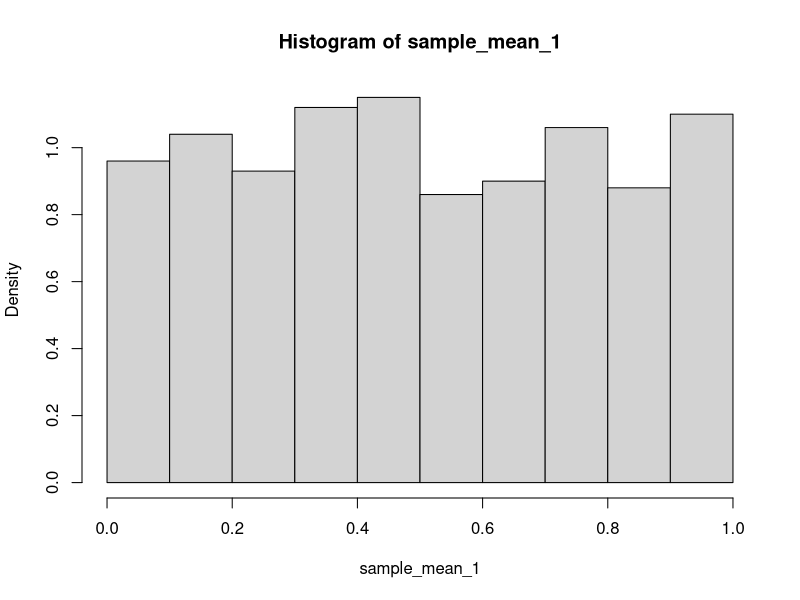
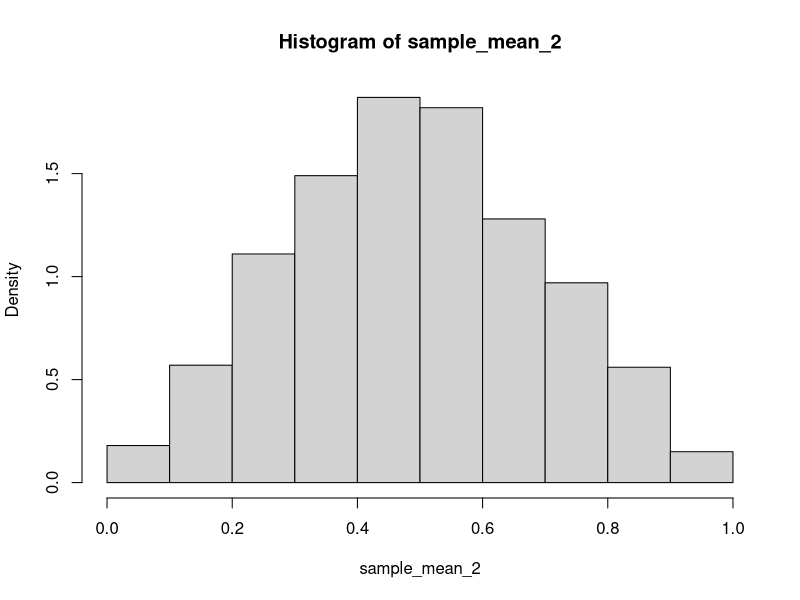
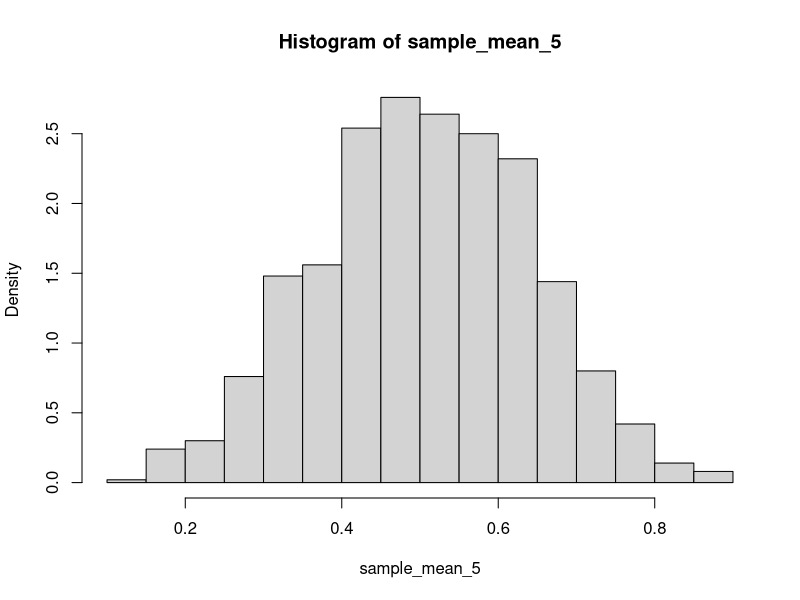
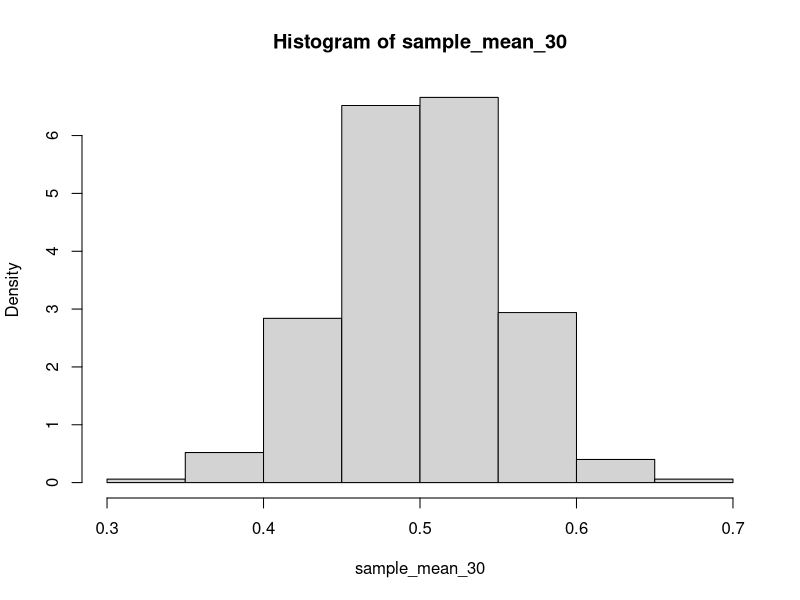
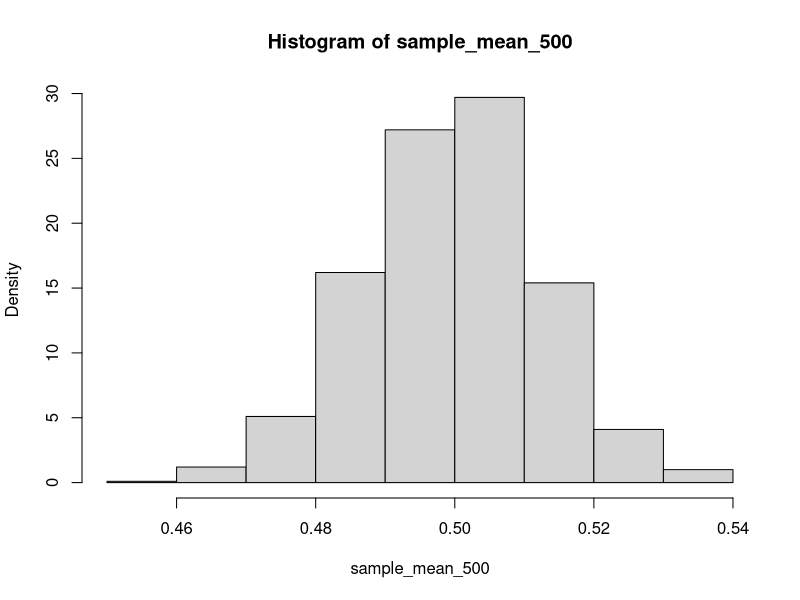
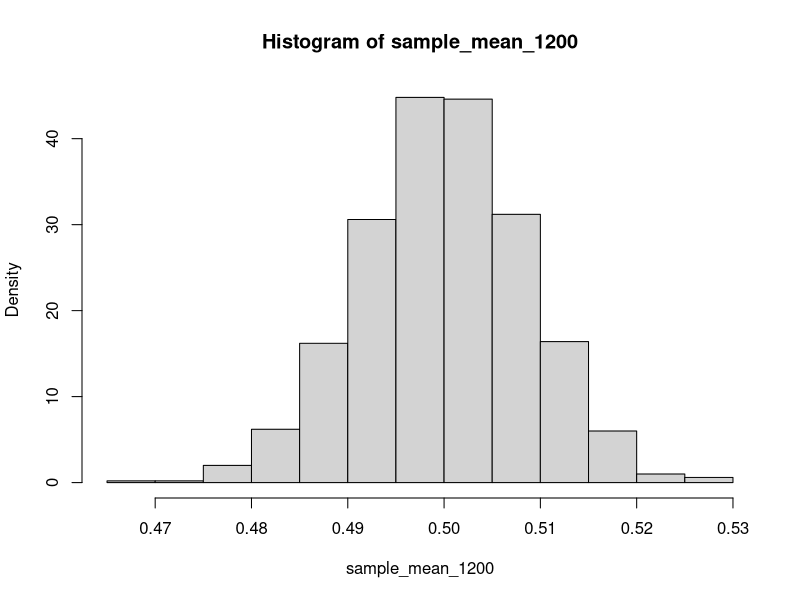
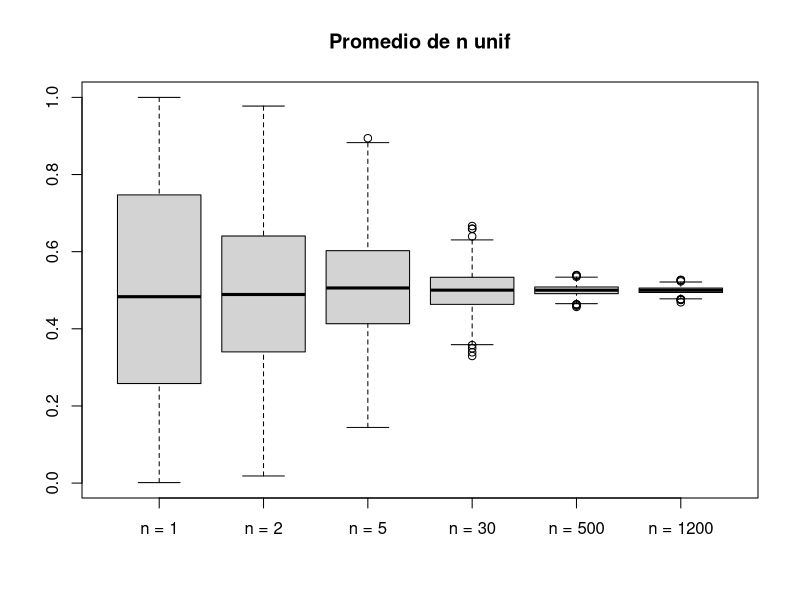
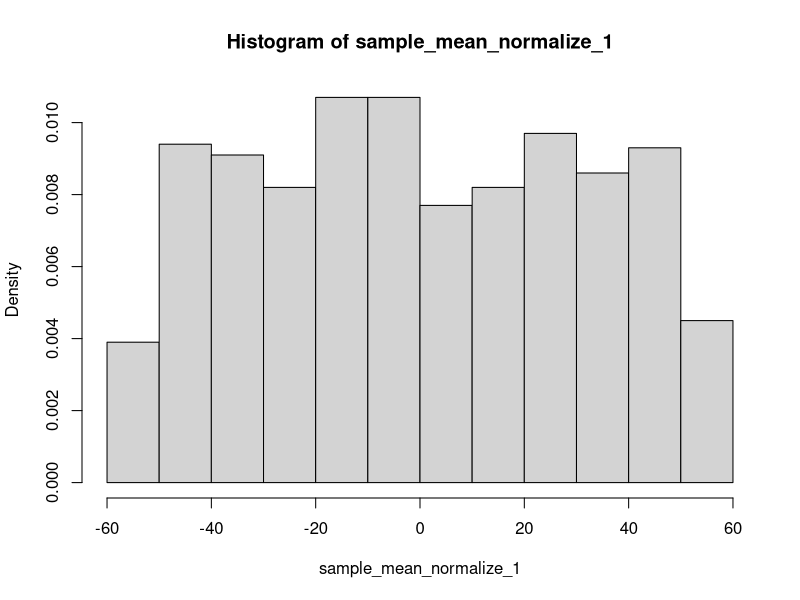

The R script that drew these images, in order:
#1) 

#a)
n <- 1000
E_unif_0_1 <- 0.5
V_unif_0_1 <- 1/12

set.seed(1)
sample_mean_1 <- runif(n,0,1)
hist(sample_mean_1,probability = TRUE)

#b)
sample_mean_2 <- replicate(n,mean(runif(2,0,1)))
hist(sample_mean_2,probability = TRUE)

#c)
sample_mean_5 <- replicate(n,mean(runif(5,0,1)))
hist(sample_mean_5,probability = TRUE)

#d)
sample_mean_30 <- replicate(n,mean(runif(30,0,1)))
hist(sample_mean_30,probability = TRUE)

#e)
sample_mean_500 <- replicate(n,mean(runif(500,0,1)))
hist(sample_mean_500,probability = TRUE)

#f)
sample_mean_1200 <- replicate(n,mean(runif(1200,0,1)))
hist(sample_mean_1200,probability = TRUE)


boxplot(sample_mean_1,sample_mean_2,sample_mean_5,sample_mean_30,
        sample_mean_500,sample_mean_1200,
        main = "Promedio de n unif",
        at = c(1,2,3,4,5,6),
        names = c("n = 1",
                  "n = 2",
                  "n = 5",
                  "n = 30",
                  "n = 500",
                  "n = 1200"))


normalize <- function(x) {
  (x - E_unif_0_1) / sqrt(  (1/12)/n )
}



#a normalizado
sample_mean_normalize_1<- sapply(sample_mean_1,FUN=normalize)
hist(sample_mean_normalize_1,probability = TRUE)
boxplot(sample_mean_normalize_1)
#b normalizado
sample_mean_normalize_2<- sapply(sample_mean_2,FUN=normalize)
hist(sample_mean_normalize_2,probability = TRUE)
boxplot(sample_mean_normalize_2)
#c normalizado
sample_mean_normalize_5<- sapply(sample_mean_5,FUN=normalize)
hist(sample_mean_normalize_5,probability = TRUE)
boxplot(sample_mean_normalize_5)
#d normalizado
sample_mean_normalize_30<- sapply(sample_mean_30,FUN=normalize)
hist(sample_mean_normalize_30,probability = TRUE)
boxplot(sample_mean_normalize_30)
#e normalizado
sample_mean_normalize_500<- sapply(sample_mean_500,FUN=normalize)
hist(sample_mean_normalize_500,probability = TRUE)
boxplot(sample_mean_normalize_500)
#f normalizado
sample_mean_normalize_1200<- sapply(sample_mean_1200,FUN=normalize)
hist(sample_mean_normalize_1200,probability = TRUE)
boxplot(sample_mean_normalize_1200)


boxplot(sample_mean_normalize_1,
        sample_mean_normalize_2,
        sample_mean_normalize_5,
        sample_mean_normalize_30,
        sample_mean_normalize_500,
        sample_mean_normalize_1200,
        main = "Promedio de n unif normalizados",
        at = c(1,2,3,4,5,6),
        names = c("n = 1",
                  "n = 2",
                  "n = 5",
                  "n = 30",
                  "n = 500",
                  "n = 1200"))
uniform_1 <- hist(sample_mean_normalize_1,probability = TRUE)
uniform_2 <- hist(sample_mean_normalize_2,probability = TRUE)
uniform_5 <- hist(sample_mean_normalize_5,probability = TRUE)
uniform_30 <- hist(sample_mean_normalize_30,probability = TRUE)
uniform_500 <- hist(sample_mean_normalize_500,probability = TRUE)
uniform_1200 <- hist(sample_mean_normalize_1200,probability = TRUE)

normal <-hist(rnorm(n,0,1),probability=TRUE)

plot( normal, col=rgb(0.1,0.1,0.1,0.5))  
plot( uniform_1,add=TRUE, col=rgb(0.8,0.8,0.8,0.5),.5) 
box()

plot( normal, col=rgb(0.1,0.1,0.1,0.5))  
plot( uniform_500,add=TRUE, col=rgb(0.8,0.8,0.8,0.5),.5) 
box()

plot( normal, col=rgb(0.1,0.1,0.1,0.5))  
plot( uniform_1200,add=TRUE, col=rgb(0.8,0.8,0.8,0.5),.5) 
box()



